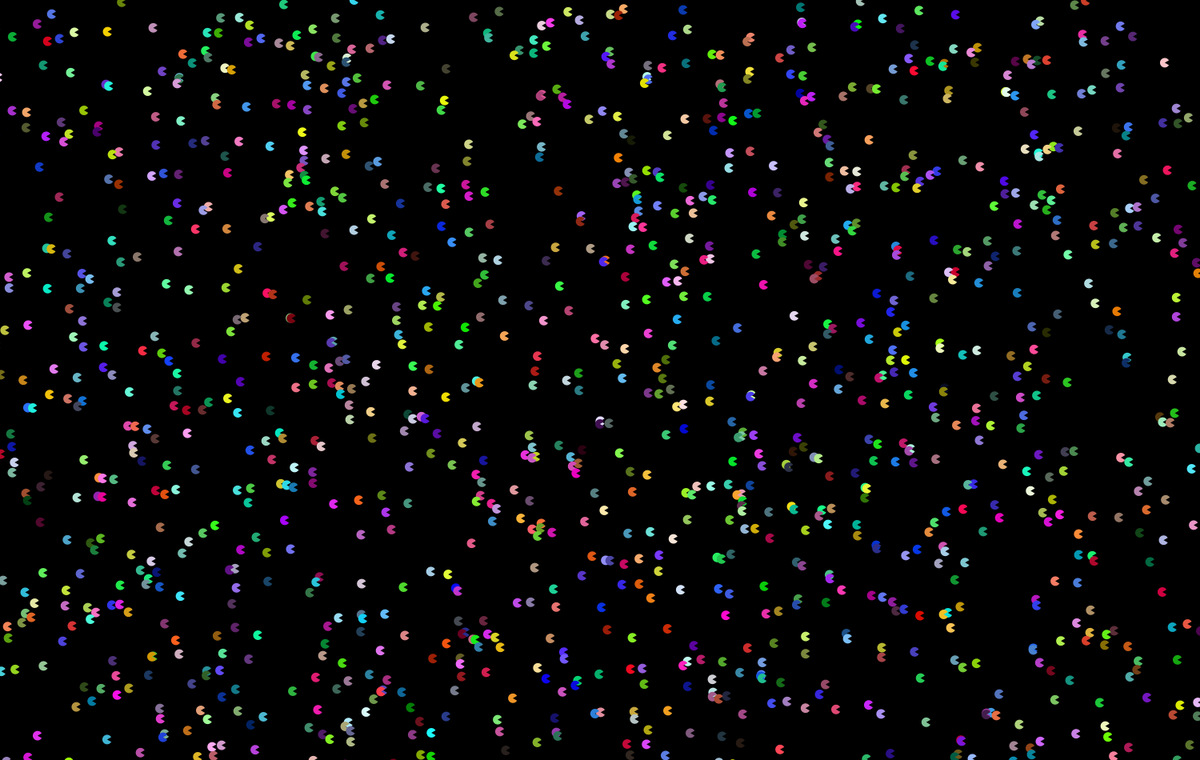
Frame 1 (no input)
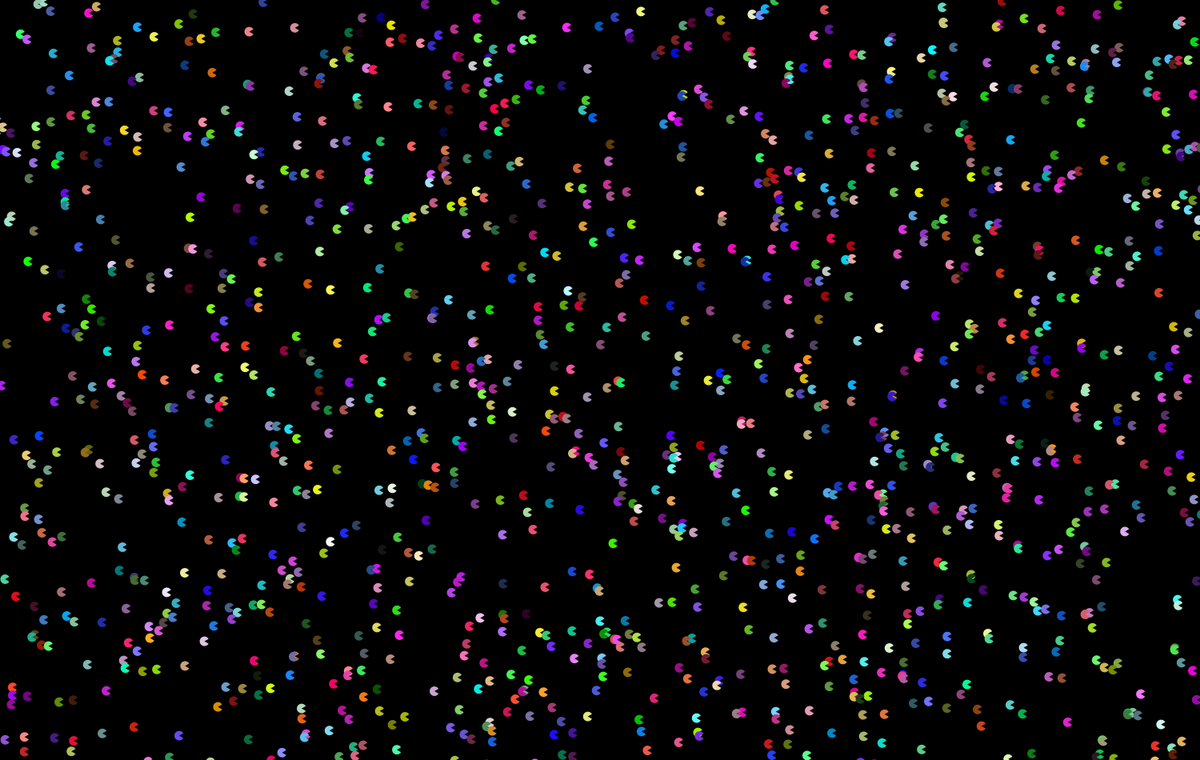
Frame 60 (the mouse pressed at the canvas centre just before this capture)
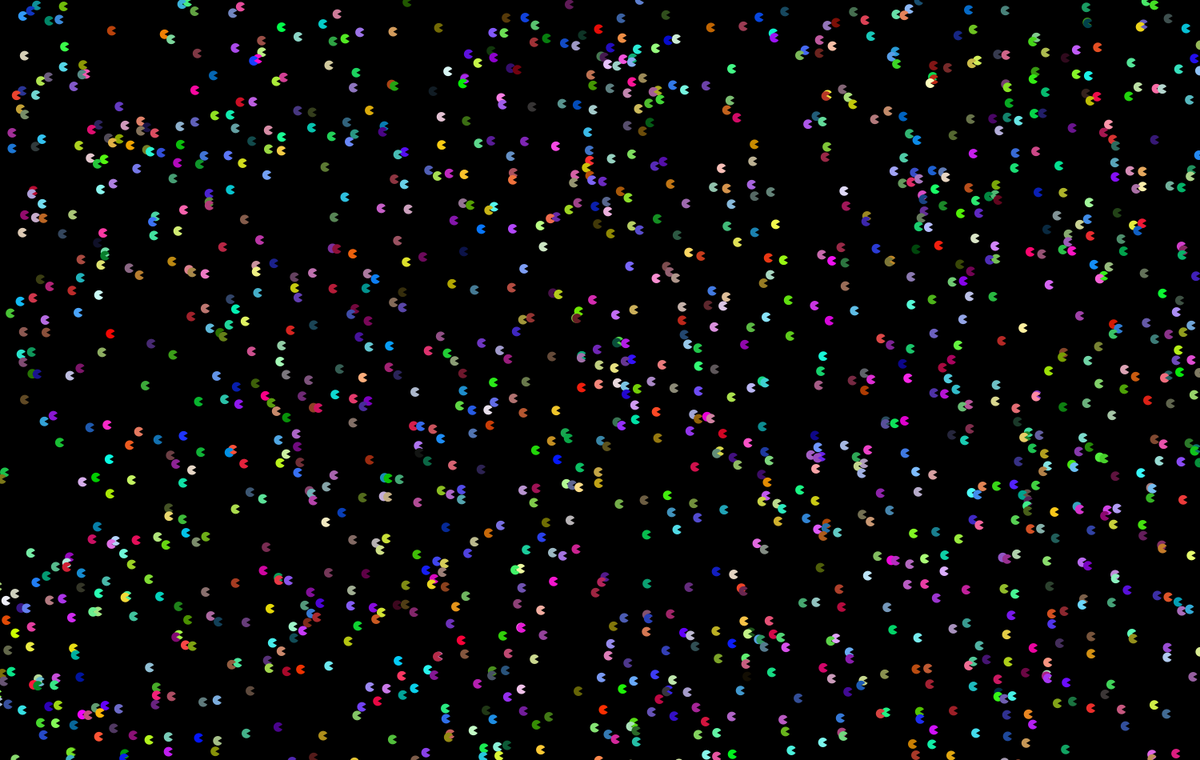
Frame 120 (the mouse held since frame 60 and released just before this capture)

The Processing sketch that drew these frames (run headless with seeded random() and noise(); from frame 60 on, the mouse is pressed at the canvas centre):

// Processing sketch: processing_32727
// ── processing_32727.pde

float [] x = new float [3000];//number of pacmen
void setup() {
  size (1500, 950);//size of frame
  smooth();
  noStroke();

  for (int i=0; i<x.length;i++) {
    x[i] = random(-1500, width);//width=where they start
  }
}
void draw() {
  background(0);
  fill(random(0,255),random(0,255),random(0,255)); //change color of pacmen all the same 
  //fill(255, 236, 5); // original yellow pacman
  for (int i=0; i<x.length;i++) {//loop or formula
    x[i]+=3;//speed
    float y= i*0.4; //y value
    fill(random(0,255),random(0,255),random(0,255)); //makes them all different
    arc(x[i], y, 12, 12, 0.52, 5.76);// 12 = size
    if (x[i]>width){ // infinite loop (where they start)
      x[i]=random(-1500, width);// has to be same as above
    }
 }
}
